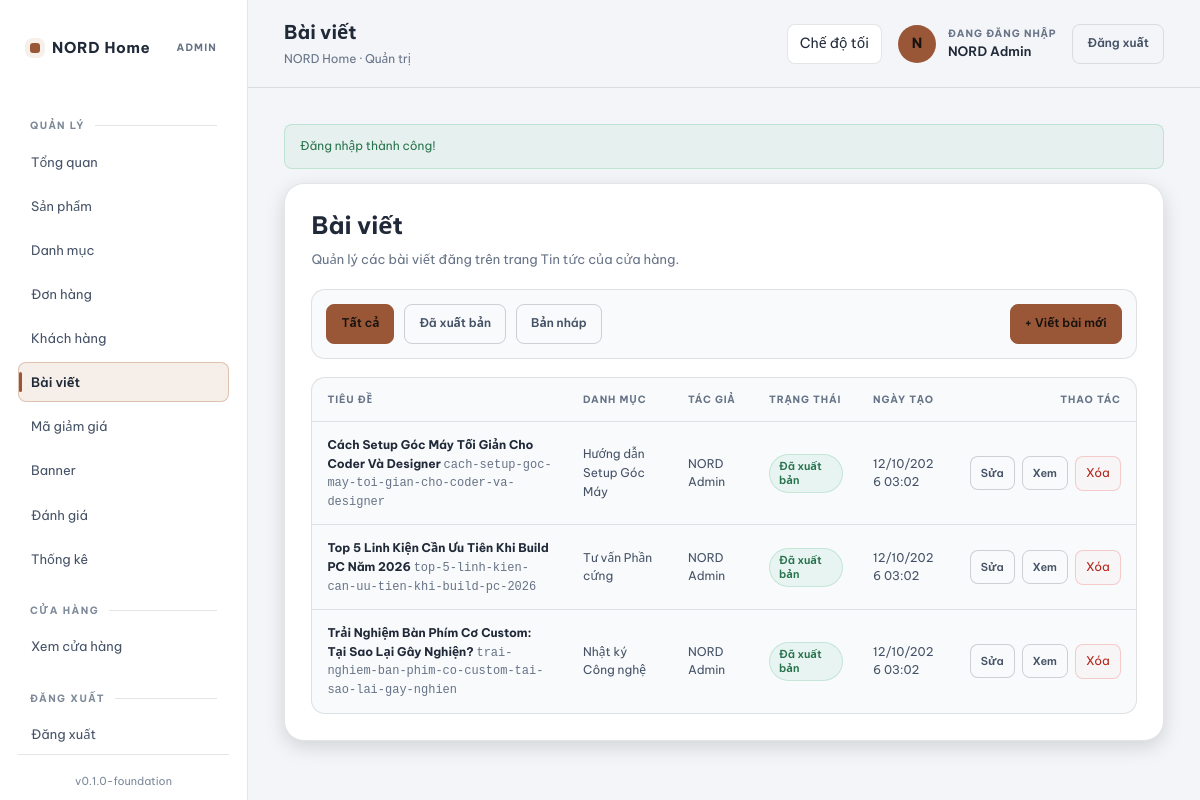
Screenshot of /admin/posts.php (signed in) with the database file from the repository.
### tables this page shows
CREATE TABLE `posts` (
  `id` INT UNSIGNED NOT NULL AUTO_INCREMENT,
  `user_id` INT UNSIGNED NOT NULL,
  `post_category_id` INT UNSIGNED DEFAULT NULL,
  `title` VARCHAR(220) NOT NULL,
  `slug` VARCHAR(240) NOT NULL,
  `excerpt` VARCHAR(500) DEFAULT NULL,
  `content` TEXT DEFAULT NULL,
  `thumbnail` VARCHAR(255) DEFAULT NULL,
  `is_published` TINYINT(1) NOT NULL DEFAULT 0,
  `published_at` DATETIME DEFAULT NULL,
  `created_at` DATETIME NOT NULL DEFAULT CURRENT_TIMESTAMP,
  `updated_at` DATETIME NOT NULL DEFAULT CURRENT_TIMESTAMP ON UPDATE CURRENT_TIMESTAMP,
  PRIMARY KEY (`id`),
  UNIQUE KEY `uq_posts_slug` (`slug`),
  KEY `idx_posts_author` (`user_id`),
  KEY `idx_posts_category` (`post_category_id`),
  KEY `idx_posts_published` (`is_published`, `published_at`),
  CONSTRAINT `fk_posts_user`
    FOREIGN KEY (`user_id`) REFERENCES `users` (`id`)
    ON DELETE RESTRICT ON UPDATE CASCADE,
  CONSTRAINT `fk_posts_category`
    FOREIGN KEY (`post_category_id`) REFERENCES `post_categories` (`id`)
    ON DELETE SET NULL ON UPDATE CASCADE
);

CREATE TABLE `post_categories` (
  `id` INT UNSIGNED NOT NULL AUTO_INCREMENT,
  `name` VARCHAR(120) NOT NULL,
  `slug` VARCHAR(160) NOT NULL,
  `created_at` DATETIME NOT NULL DEFAULT CURRENT_TIMESTAMP,
  `updated_at` DATETIME NOT NULL DEFAULT CURRENT_TIMESTAMP ON UPDATE CURRENT_TIMESTAMP,
  PRIMARY KEY (`id`),
  UNIQUE KEY `uq_post_categories_slug` (`slug`)
);

CREATE TABLE `users` (
  `id` INT UNSIGNED NOT NULL AUTO_INCREMENT,
  `name` VARCHAR(120) NOT NULL,
  `email` VARCHAR(190) NOT NULL,
  `password` VARCHAR(255) NOT NULL,
  `phone` VARCHAR(30) DEFAULT NULL,
  `role` ENUM('customer', 'admin') NOT NULL DEFAULT 'customer',
  `status` ENUM('active', 'inactive', 'banned') NOT NULL DEFAULT 'active',
  `email_verified_at` DATETIME DEFAULT NULL,
  `created_at` DATETIME NOT NULL DEFAULT CURRENT_TIMESTAMP,
  `updated_at` DATETIME NOT NULL DEFAULT CURRENT_TIMESTAMP ON UPDATE CURRENT_TIMESTAMP,
  PRIMARY KEY (`id`),
  UNIQUE KEY `uq_users_email` (`email`),
  KEY `idx_users_role` (`role`),
  KEY `idx_users_status` (`status`)
);

### includes/functions.php (called while the page is built, shortened)
<?php
function e(?string $value): string
{
    return htmlspecialchars((string) $value, ENT_QUOTES | ENT_SUBSTITUTE, 'UTF-8');
}
function url(string $path = ''): string
{
    $path = ltrim($path, '/');
    return $path === '' ? BASE_URL : BASE_URL . '/' . $path;
}
function format_date(?string $datetime, string $format = 'd/m/Y H:i'): string
{
    $timestamp = strtotime($datetime);
    return date($format, $timestamp);
}

### config/database.php (called while the page is built, shortened)
<?php
function pdo_options(): array
{
    return [
        PDO::ATTR_ERRMODE => PDO::ERRMODE_EXCEPTION,
        PDO::ATTR_DEFAULT_FETCH_MODE => PDO::FETCH_ASSOC,
        PDO::ATTR_EMULATE_PREPARES => false,
    ];
}
function db(): PDO
{
    $dsn = sprintf(
        'mysql:host=%s;port=%s;dbname=%s;charset=%s',
        DB_HOST,
        DB_PORT,
        DB_NAME,
        DB_CHARSET
    );
    $pdo = new PDO($dsn, DB_USER, DB_PASS, pdo_options());
    return $pdo;
}

### includes/admin-data.php (called while the page is built, shortened)
<?php
require_once __DIR__ . '/functions.php';
function admin_posts_all(string $status = ''): array
{
    $where = '';
    $params = [];
    try {
        $stmt = db()->prepare(
            "SELECT p.*, u.name AS author_name, pc.name AS category_name
             FROM posts p
             INNER JOIN users u ON u.id = p.user_id
             LEFT JOIN post_categories pc ON pc.id = p.post_category_id
             $where
             ORDER BY p.created_at DESC
             LIMIT 200"
        );
        $stmt->execute($params);
        return $stmt->fetchAll() ?: [];
    } catch (PDOException $e) {
        return [];
    }
}

### admin/posts.php (the view, shortened to what this page needs)
<?php
require_once dirname(__DIR__) . '/includes/admin-data.php';
$filter = (string) ($_GET['filter'] ?? '');
$posts = admin_posts_all($filter);
require dirname(__DIR__) . '/includes/admin-header.php';
?>
<div class="admin-card">
    <h1>Bài viết</h1>
    <p class="admin-card-sub">Quản lý các bài viết đăng trên trang Tin tức của cửa hàng.</p>
    <div class="admin-toolbar">
        <a class="admin-btn <?= $filter === '' ? 'admin-btn--primary' : '' ?>" href="<?= e(url('admin/posts.php')) ?>">Tất cả</a>
        <a class="admin-btn <?= $filter === 'published' ? 'admin-btn--primary' : '' ?>" href="<?= e(url('admin/posts.php?filter=published')) ?>">Đã xuất bản</a>
        <a class="admin-btn <?= $filter === 'draft' ? 'admin-btn--primary' : '' ?>" href="<?= e(url('admin/posts.php?filter=draft')) ?>">Bản nháp</a>
        <a class="admin-btn admin-btn--primary" href="<?= e(url('admin/post-create.php')) ?>">+ Viết bài mới</a>
    </div>
    <?php if (empty($posts)): ?>
        <div class="admin-empty">Chưa có bài viết nào.</div>
    <?php else: ?>
        <div class="admin-table-wrap">
            <table class="admin-table">
                <thead>
                    <tr>
                        <th>Tiêu đề</th>
                        <th>Danh mục</th>
                        <th>Tác giả</th>
                        <th>Trạng thái</th>
                        <th>Ngày tạo</th>
                        <th class="col-actions">Thao tác</th>
                    </tr>
                </thead>
                <tbody>
                <?php foreach ($posts as $p): ?>
                    <tr>
                        <td class="col-product-cell">
                            <strong><?= e($p['title']) ?></strong>
                            <span class="secondary admin-mono"><?= e($p['slug']) ?></span>
                        </td>
                        <td><?= e($p['category_name'] ?? '—') ?></td>
                        <td><?= e($p['author_name']) ?></td>
                        <td>
                            <?php if ((int) $p['is_published'] === 1): ?>
                                <span class="admin-badge admin-badge--ok">Đã xuất bản</span>
                            <?php else: ?>
                                <span class="admin-badge admin-badge--warn">Bản nháp</span>
                            <?php endif; ?>
                        </td>
                        <td><?= e(format_date($p['created_at'])) ?></td>
                        <td class="col-actions">
                            <span class="admin-action-row">
                                <a class="admin-btn admin-btn--small admin-btn--secondary" href="<?= e(url('admin/post-edit.php?id=' . (int) $p['id'])) ?>">Sửa</a>
                                <?php if ((int) $p['is_published'] === 1): ?>
                                    <a class="admin-btn admin-btn--small" href="<?= e(url('post.php?slug=' . urlencode($p['slug']))) ?>" target="_blank" rel="noopener">Xem</a>
                                <?php endif; ?>
                                <form method="post" action="" onsubmit="return confirm('Xóa bài viết này?');">
                                    <button type="submit" class="admin-btn admin-btn--small admin-btn--danger">Xóa</button>
                                </form>
                            </span>
                        </td>
                    </tr>
                <?php endforeach; ?>
                </tbody>
            </table>
        </div>
    <?php endif; ?>
</div>
<?php require dirname(__DIR__) . '/includes/admin-footer.php'; ?>

### rows the page displays
posts: title "Cách Setup Góc Máy Tối Giản Cho Coder Và Designer", slug "cach-setup-goc-may-toi-gian-cho-coder-va-designer", post_category.name "Hướng dẫn Setup Góc Máy", user.name "NORD Admin", is_published "Đã xuất bản", created_at "12/10/2026 03:02"
posts: title "Top 5 Linh Kiện Cần Ưu Tiên Khi Build PC Năm 2026", slug "top-5-linh-kien-can-uu-tien-khi-build-pc-2026", post_category.name "Tư vấn Phần cứng", user.name "NORD Admin", is_published "Đã xuất bản", created_at "12/10/2026 03:02"
posts: title "Trải Nghiệm Bàn Phím Cơ Custom: Tại Sao Lại Gây Nghiện?", slug "trai-nghiem-ban-phim-co-custom-tai-sao-lai-gay-nghien", post_category.name "Nhật ký Công nghệ", user.name "NORD Admin", is_published "Đã xuất bản", created_at "12/10/2026 03:02"

### other values shown
APP_NAME "NORD Home"
APP_VERSION "0.1.0-foundation"
$pageTitle "Bài viết"
current_user()['name'] "NORD Admin"
$flash['message'] "Đăng nhập thành công!"
